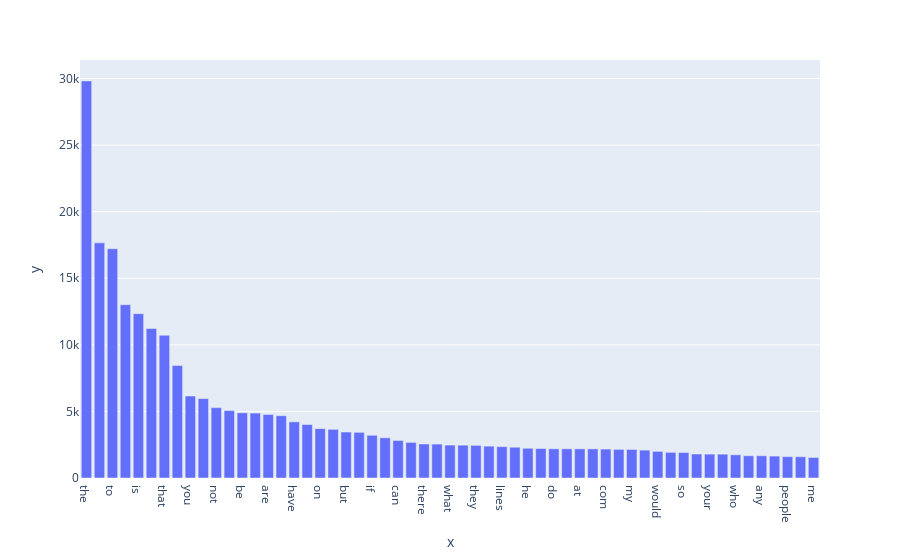

Write notebook code for a chart like this one.
### Markdown cell above
### >>> **Exercise 15 (take home):** 
Additionally, you can attempt to sort the terms on the `x-axis` by frequency instead of in alphabetical order. This way the visualization is more meaninfgul and you will be able to observe the so called [long tail](https://en.wikipedia.org/wiki/Long_tail) (get familiar with this term since it will appear a lot in data mining and other statistics courses). see picture below

![alt txt](https://upload.wikimedia.org/wikipedia/commons/thumb/8/8a/Long_tail.svg/1000px-Long_tail.svg.png)

### Code cell
# Answer here

x=[]
y=[]
xx=[]
yy=[]

for i,j  in zip(count_vect.get_feature_names(),term_frequencies):
    if j>1500:
        x.append(i)
        y.append(j)
   
sort_data=sorted(list(zip(y,x)),reverse=True)

for i,j in sort_data:
    xx.append(j)
    yy.append(i)


fig = px.bar(xx,x=xx,y=yy)

# showing the plot
fig.show()

### Figure 1 — Plotly figure (JSON) as saved in the notebook; plotly's stock layout.template omitted (floating-point values rounded to 4 significant figures)
{"data": [{"alignmentgroup": "True", "hovertemplate": "x=%{x}<br>y=%{y}<extra></extra>", "legendgroup": "", "marker": {"color": "#636efa", "pattern": {"shape": ""}}, "name": "", "offsetgroup": "", "orientation": "v", "showlegend": false, "textposition": "auto", "type": "bar", "x": ["the", "of", "to", "and", "is", "in", "that", "it", "you", "for", "not", "this", "be", "from", "are", "edu", "have", "as", "on", "with", "but", "or", "if", "was", "can", "we", "there", "by", "what", "subject", "they", "an", "lines", "one", "he", "god", "do", "organization", "at", "re", "com", "about", "my", "all", "would", "will", "so", "some", "your", "no", "who", "has", "any", "writes", "people", "which", "me"], "xaxis": "x", "y": [29825, 17660, 17222, 13017, 12343, 11226, 10723, 8447, 6157, 5962, 5285, 5063, 4898, 4877, 4769, 4675, 4218, 4015, 3709, 3655, 3453, 3432, 3208, 3020, 2818, 2674, 2556, 2548, 2472, 2464, 2448, 2393, 2353, 2312, 2232, 2216, 2193, 2192, 2191, 2186, 2172, 2148, 2143, 2093, 2000, 1925, 1912, 1802, 1793, 1791, 1742, 1671, 1669, 1645, 1604, 1599, 1543], "yaxis": "y"}], "layout": {"barmode": "relative", "legend": {"tracegroupgap": 0}, "margin": {"t": 60}, "xaxis": {"anchor": "y", "domain": [0, 1], "title": {"text": "x"}}, "yaxis": {"anchor": "x", "domain": [0, 1], "title": {"text": "y"}}}}
